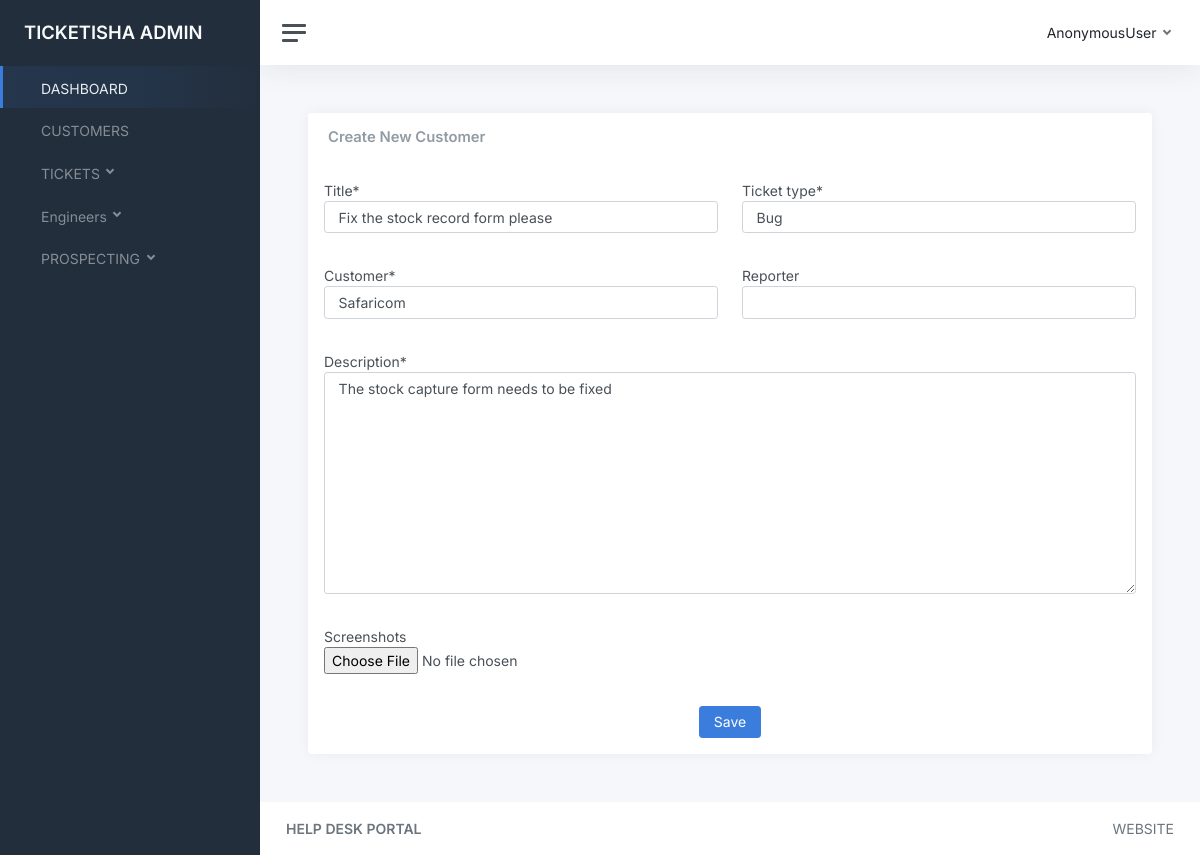
/helpdesk/ticket-update/1/, run on the app's committed database.
### apps/helpdesk/models.py (models this page shows, shortened)
class Ticket(AbstractBaseModel):
    customer = models.ForeignKey(Customer, on_delete=models.SET_NULL, null=True)
    title = models.CharField(max_length=255)
    ticket_type = models.CharField(max_length=255, choices=TICKET_TYPE_CHOICES)
    description = HTMLField()
    status = models.CharField(max_length=255, choices=TICKET_STATUS_CHOICES, default='reported')
    screenshots = models.ImageField(upload_to="screenshots/", null=True, blank=True)
    reporter = models.CharField(max_length=255, null=True, blank=True)

### apps/helpdesk/views.py (the view)
# urls.py: path("ticket-update/<int:pk>/", views.UpdateTicket.as_view(), name="update-ticket"),
class UpdateTicket(UpdateView):
    model = Ticket
    fields = ['title', 'ticket_type', 'customer', 'reporter', 'description', 'screenshots']
    template_name = "helpdesk/ticket_update.html"

### apps/customers/models.py (called while the page is built)
    def __str__(self):
        return self.name

### templates/helpdesk/ticket_update.html (shortened to what this page needs)
{% extends "base.html" %}
{% block content %}
{% load crispy_forms_tags %}
<main class="content">
    <div class="container-fluid p-0">
        <div class="row">
            <div class="col-12 col-lg-12 col-xxl-12 d-flex">
                <div class="card flex-fill">
                    <div class="card-header">
                        <div class="row">
                            <div class="col-7">
                                <h5 class="card-title mb-0">Create New Customer</h5>
                            </div>
                        </div>
                    </div>
                    <form method="POST" class="form" enctype="multipart/form-data">
                        <div class="row p-3">
                            <div class="form-group col-md-6 mb-0">
                                {{ form.title|as_crispy_field }}
                            </div>
                            <div class="form-group col-md-6 mb-0">
                                {{ form.ticket_type|as_crispy_field }}
                            </div>
                        </div>
                        <div class="row p-3">
                            <div class="form-group col-md-6 mb-0">
                                {{ form.customer|as_crispy_field }}
                            </div>
                            <div class="form-group col-md-6 mb-0">
                                {{ form.reporter|as_crispy_field }}
                            </div>
                        </div>
                        <div class="row p-3">
                            <div class="form-group mb-0 textarea">
                                {{ form.description | as_crispy_field }}
                            </div>
                        </div>
                        <div class="row p-3">
                            <div class="form-group col-md-6 mb-0">
                                {{ form.screenshots|as_crispy_field }}
                            </div>
                        </div>
                        <div class="p-3 text-center">
                            <input type="submit" value="Save" class="btn btn-primary">
                        </div>
                    </form>
                </div>
            </div>
        </div>
    </div>
</main>
{% endblock content %}

### data on the page
Ticket: title "Fix the stock record form please", ticket_type "Bug", customer "Safaricom", description "The stock capture form needs to be fixed"

### other printed values
{{ request.user }} "AnonymousUser"
